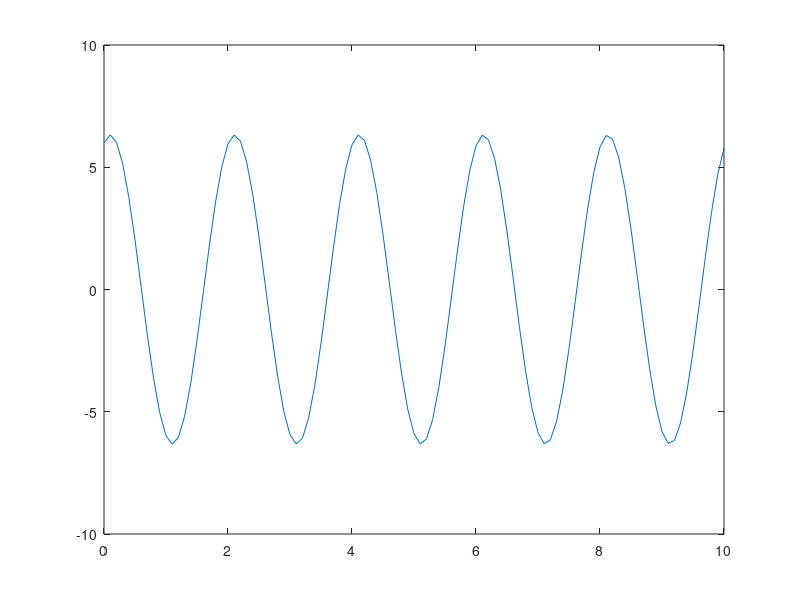

MATLAB code to generate this figure:
function jedi_problem1
l=input('give pendulum length');
g=9.81;
a=[0 -1;-g/l 0];
[eig_vec,eig_val]=eig(a);
time_l=0; %input('give lower limit of time');
time_step=0.1; %input('give time step');
time_u=10; %input('give upper limit of time');
time=time_l:time_step:time_u;
c1=2; %input('give c1 value');
c2=6; %input('give c2 value');
theta=c1*sin(sqrt(g)*time)+c2*cos(sqrt(g)*time);
plot(time,theta)
%plotv([-0.7 1;2 1])